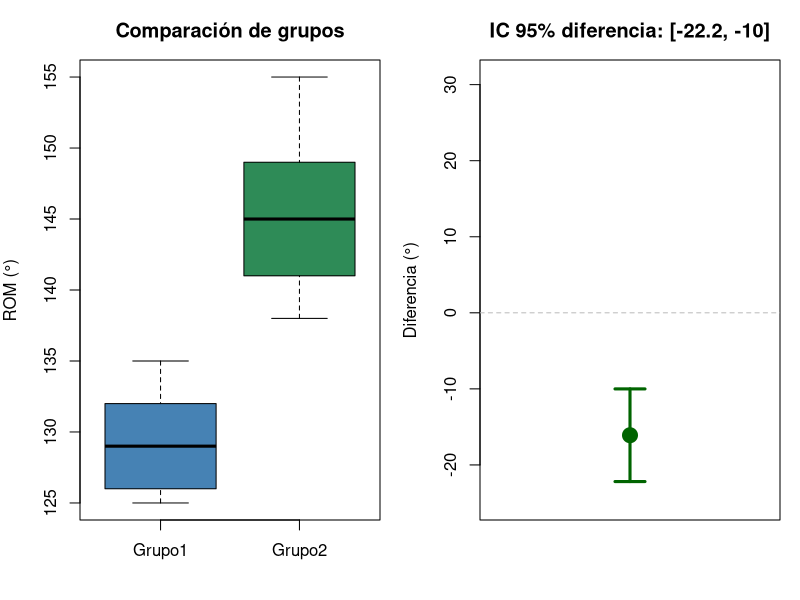
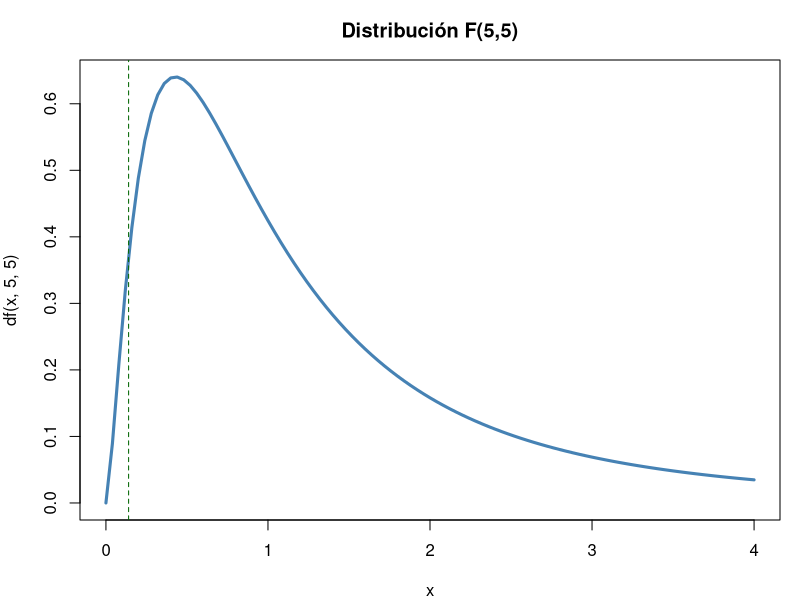
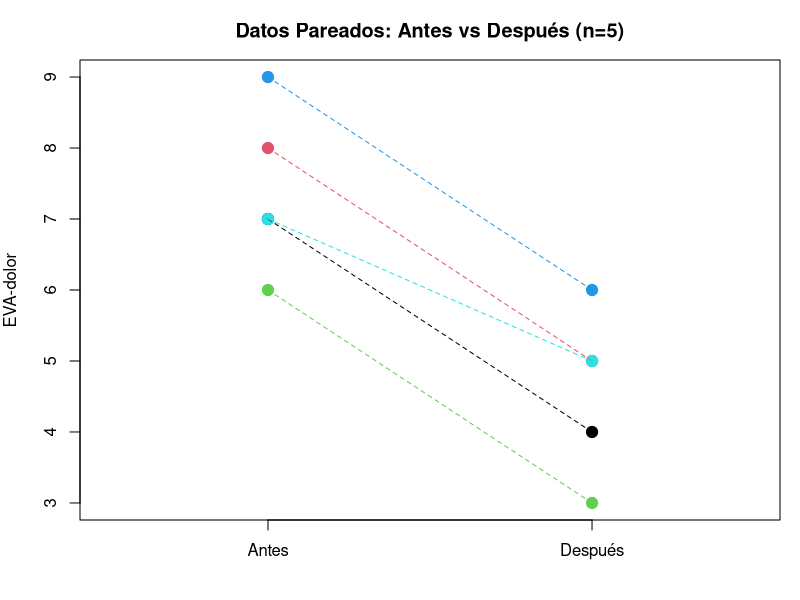
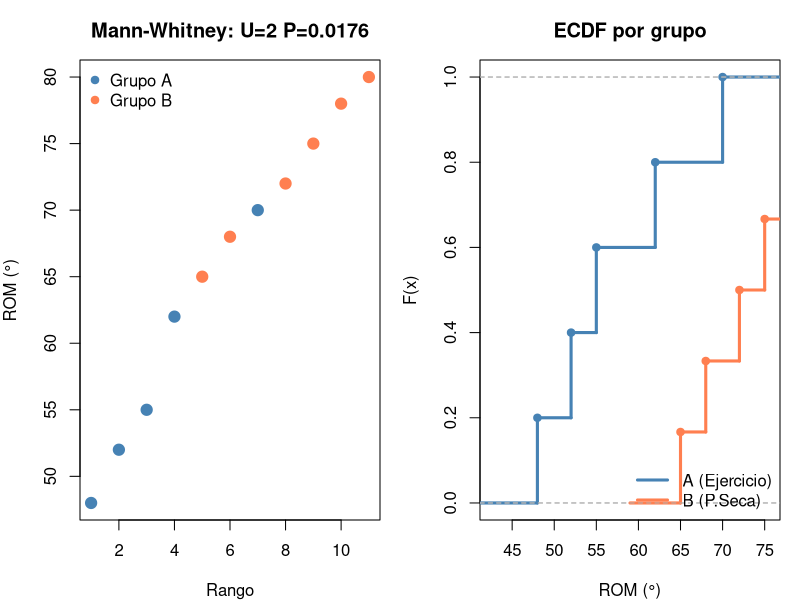
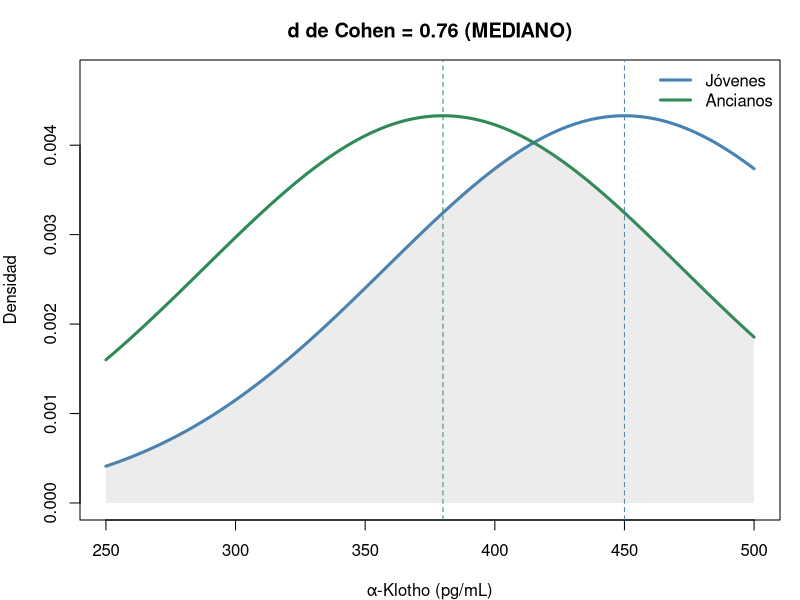
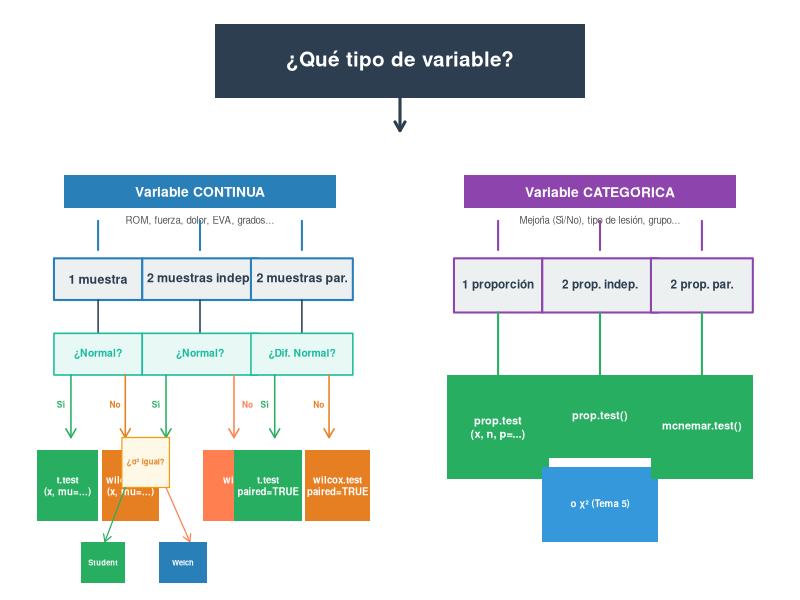
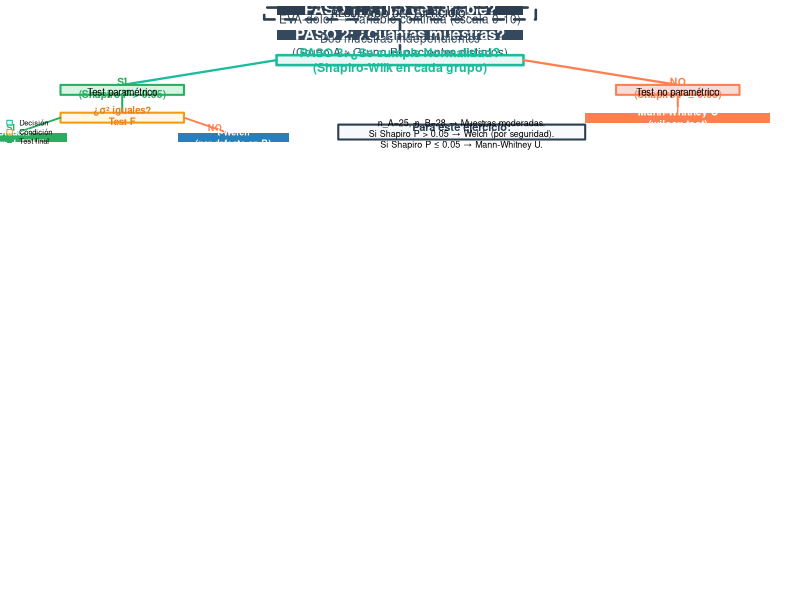
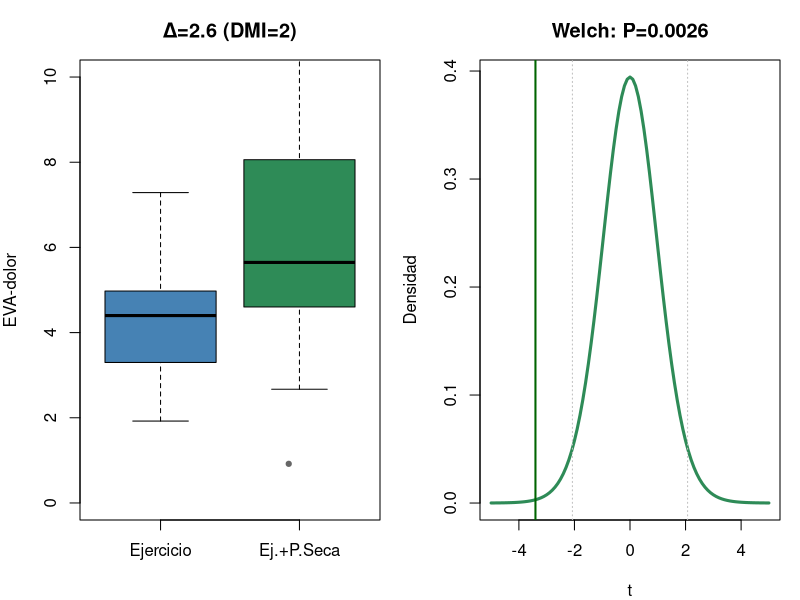

Generate these figures, in order, with R:
## ---- chunk 1
g1<-c(125,132,128,135,130,126); g2<-c(140,148,142,155,138,150,145)
t.test(g1, g2)                     # Welch (recomendado — por defecto en R)
t.test(g1, g2, var.equal = TRUE)   # Student (solo si σ₁² = σ₂²)


# Visualización comparativa
par(mfrow=c(1,2), mar=c(4,4,3,1))
# Panel 1: Datos originales con medias
datos <- list(Grupo1=g1, Grupo2=g2)
boxplot(datos, col=c("steelblue","seagreen"), ylab="ROM (°)",
        main="Comparación de grupos", ylim=range(c(g1,g2)))
stripchart(datos, method="jitter", pch=19, col="grey30", add=TRUE, cex=0.8)
# Panel 2: IC 95% de la diferencia
tt_w <- t.test(g1, g2)
diff_mean <- tt_w$estimate[1] - tt_w$estimate[2]
plot(1, diff_mean, pch=19, col="darkgreen", cex=2, ylim=range(c(g1,g2))*c(-0.2,0.2),
     xlim=c(0.5,1.5), xaxt="n",
     main=paste0("IC 95% diferencia: [", round(tt_w$conf.int[1],1), 
                 ", ", round(tt_w$conf.int[2],1), "]"),
     ylab="Diferencia (°)", xlab="")
arrows(1, tt_w$conf.int[1], 1, tt_w$conf.int[2], 
       col="darkgreen", lwd=3, code=3, angle=90, length=0.15)
abline(h=0, col="grey", lty=2)
par(mfrow=c(1,1))

## ---- chunk 2
var.test(g1, g2)
# P > 0.05 → varianzas iguales → Student
# P ≤ 0.05 → varianzas distintas → Welch
## ---- chunk 3
#| fig-height: 4.5
curve(df(x,5,5), 0, 4, lwd=3, col="steelblue", main="Distribución F(5,5)")
abline(v=c(qf(0.025,5,5), qf(0.975,5,5)), col="darkgreen", lty=2)
## ---- chunk 4
x1<-30; n1<-50; x2<-18; n2<-50
p_pool<-(x1+x2)/(n1+n2)
z<-(x1/n1-x2/n2)/sqrt(p_pool*(1-p_pool)*(1/n1+1/n2))
cat("z =", round(z,3), "P =", round(2*pnorm(-abs(z)),4),
    "\nDiferencia significativa: A > B (P = 0.016)")
## ---- chunk 5
#| fig-height: 4.5
a<-c(7,8,6,9,7); d<-c(4,5,3,6,5)
plot(rep(1:2,each=5), c(a,d), pch=19, col=rep(1:5,2), cex=1.5,
     xaxt="n", xlim=c(0.5,2.5), xlab="", ylab="EVA-dolor",
     main="Datos Pareados: Antes vs Después (n=5)")
axis(1, at=1:2, labels=c("Antes","Después"))
for(i in 1:5) lines(c(1,2), c(a[i],d[i]), col=i, lty=2)
## ---- chunk 6
a<-c(7,8,6,9,7); d<-c(4,5,3,6,5)
t.test(a, d, paired=TRUE)
# BioEstatR: testt(m = a, m1 = d, par = TRUE)
## ---- chunk 7
n12<-15; n21<-31
chi2<-(abs(n12-n21)-0.5)^2/(n12+n21)
P<-pchisq(chi2,1,lower.tail=FALSE)
cat("chi2 =", round(chi2,3), "P =", round(P,4),
    "\nTerapia B significativamente superior (P = 0.027)")
## ---- chunk 8
x <- c(122, 135, 128, 141, 131, 126, 146, 139)
theta0 <- 130
D <- x - theta0
cat("Diferencias Di:", D)
## ---- chunk 9
# Cálculo manual en R
Di <- x - theta0
absDi <- abs(Di)
rangos <- rank(absDi)
Wplus <- sum(rangos[Di > 0])
Wminus <- sum(rangos[Di < 0])
E_W <- length(x) * (length(x)+1) / 4
Var_W <- length(x) * (length(x)+1) * (2*length(x)+1) / 24
Z_manual <- (Wplus - E_W) / sqrt(Var_W)
P_manual <- 2 * pnorm(-abs(Z_manual))
cat(sprintf("W+ = %.0f | E[W+] = %.0f | Var(W+) = %.0f", Wplus, E_W, Var_W),
    sprintf("\nZ = %.3f | P = %.4f", Z_manual, P_manual),
    "\n--- Verificación con wilcox.test ---")
wt <- wilcox.test(x, mu = theta0, exact = FALSE)
cat(sprintf("V = %.0f | P = %.4f", wt$statistic, wt$p.value))
## ---- chunk 10
pre  <- c(7, 8, 6, 9, 7, 8)
post <- c(4, 5, 3, 6, 5, 4)
d <- post - pre
cat("Diferencias:", d)
## ---- chunk 11
# Verificación con R
wt_paired <- wilcox.test(post, pre, paired = TRUE, exact = FALSE)
cat(sprintf("W+ = %.1f | P = %.6f", wt_paired$statistic, wt_paired$p.value),
    "\nTodos los pacientes mejoraron → P < 0.05 (efecto significativo)")
## ---- chunk 12
# Cálculo manual en R
grupoA <- c(55, 62, 48, 70, 52)
grupoB <- c(72, 68, 75, 80, 65, 78)
todos <- c(grupoA, grupoB)
rangos <- rank(todos)
R_A <- sum(rangos[1:5])
R_B <- sum(rangos[6:11])
U_A <- R_A - 5*6/2
U_B <- R_B - 6*7/2
U <- min(U_A, U_B)
E_U <- 5*6/2
Var_U <- 5*6*12/12
Z_U <- (U - E_U) / sqrt(Var_U)
P_U <- 2 * pnorm(-abs(Z_U))
cat(sprintf("R_A=%.0f | R_B=%.0f | U_A=%.0f | U_B=%.0f | U=%.0f", R_A,R_B,U_A,U_B,U),
    sprintf("\nE[U]=%.0f | Var(U)=%.0f | Z=%.3f | P=%.4f", E_U, Var_U, Z_U, P_U),
    "\n--- Verificación con wilcox.test ---")
wt_mw <- wilcox.test(grupoA, grupoB, exact = FALSE)
cat(sprintf("W = %.0f | P = %.4f", wt_mw$statistic, wt_mw$p.value))


# Visualización: rangos
par(mfrow=c(1,2), mar=c(4,4,3,1))
# Panel 1: Datos ordenados con rangos
todos_val <- c(grupoA, grupoB)
todos_grp <- factor(c(rep("A",5), rep("B",6)))
rangos <- rank(todos_val)
plot(rangos, todos_val, pch=19, col=ifelse(todos_grp=="A","steelblue","coral"), cex=1.5,
     main=paste0("Mann-Whitney: U=", round(min(U_A,U_B)), " P=", round(P_U,4)),
     xlab="Rango", ylab="ROM (°)")
legend("topleft", c("Grupo A","Grupo B"), col=c("steelblue","coral"), pch=19, bty="n")
# Panel 2: Distribución emprírica
plot(ecdf(grupoA), col="steelblue", lwd=3, main="ECDF por grupo",
     xlab="ROM (°)", ylab="F(x)", verticals=TRUE)
plot(ecdf(grupoB), col="coral", lwd=3, add=TRUE, verticals=TRUE)
legend("bottomright", c("A (Ejercicio)","B (P.Seca)"), 
       col=c("steelblue","coral"), lwd=3, bty="n")
par(mfrow=c(1,1))

## ---- chunk 13
# Ejemplo signed-rank (una muestra) — datos de ROM
x <- c(122, 135, 128, 141, 131, 126, 146, 139)
cat("=== Wilcoxon signed-rank (una muestra) ===")
wilcox.test(x, mu = 130, exact = FALSE)

# Ejemplo Mann-Whitney (dos muestras independientes)
grupoA <- c(55, 62, 48, 70, 52)
grupoB <- c(72, 68, 75, 80, 65, 78)
cat("\n=== Mann-Whitney U ===")
wilcox.test(grupoA, grupoB, exact = FALSE)
## ---- chunk 14
delta<-5; s<-12; z_a<-qnorm(0.975); z_b<-qnorm(0.80)
n<-ceiling(2*(z_a+z_b)^2*s^2/delta^2)
cat("n por grupo =", n, "→ n total =", 2*n)
# BioEstatR: nm(d = 5, s = 12, potencia = 0.80)        # medias
# BioEstatR: np(x = c(30,18), n = c(50,50), d = 0.05)  # proporciones
## ---- chunk 15
delta<-5; s<-12; z_a<-qnorm(0.975); z_b<-qnorm(0.80)
n<-ceiling(2*(z_a+z_b)^2*s^2/delta^2)
cat("n =", n, "por grupo (total =", 2*n, ")")
## ---- chunk 16
# Simulamos datos con las estadísticas dadas
set.seed(42)
jovenes <- rnorm(20, 450, 89)
ancianos <- rnorm(16, 380, 96)
var.test(jovenes, ancianos)
## ---- chunk 17
# Student (varianzas iguales)
t.test(jovenes, ancianos, var.equal = TRUE)
# Welch (por seguridad, siempre recomendado)
t.test(jovenes, ancianos)
## ---- chunk 18
x1 <- 450; x2 <- 380; s1 <- 89; s2 <- 96; n1 <- 20; n2 <- 16
sp <- sqrt(((n1-1)*s1^2 + (n2-1)*s2^2) / (n1+n2-2))
dc <- (x1 - x2) / sp
t_val <- (x1 - x2) / (sp * sqrt(1/n1 + 1/n2))
omega2 <- (t_val^2 - 1) / (t_val^2 + n1 + n2 - 1)
cat("s_p =", round(sp,1), "\nd de Cohen =", round(dc,2),
    "→", ifelse(abs(dc)>=0.8,"GRANDE",ifelse(abs(dc)>=0.5,"MEDIANO","PEQUEÑO")),
    "\nOmega² =", round(omega2,3), "→", round(omega2*100,1), "% varianza explicada")


# Visualización del tamaño del efecto
par(mfrow=c(1,1), mar=c(4,4,3,1))
x_seq <- seq(250, 500, length=300)
y1 <- dnorm(x_seq, 450, sp); y2 <- dnorm(x_seq, 380, sp)
plot(x_seq, y1, type="l", lwd=3, col="steelblue", ylim=c(0, max(y1,y2)*1.1),
     main=paste0("d de Cohen = ", round(dc,2), " (", 
                 ifelse(abs(dc)>=0.8,"GRANDE",ifelse(abs(dc)>=0.5,"MEDIANO","PEQUEÑO")), ")"),
     xlab="α-Klotho (pg/mL)", ylab="Densidad")
lines(x_seq, y2, lwd=3, col="seagreen")
abline(v=c(450,380), lty=2, col=c("steelblue","seagreen"))
# Sombrear solapamiento
x_overlap <- seq(max(250,380-3*sp), min(500,450+3*sp), length=100)
polygon(c(x_overlap, rev(x_overlap)), 
        c(pmin(dnorm(x_overlap,450,sp), dnorm(x_overlap,380,sp)), rep(0,100)),
        col=rgb(0.5,0.5,0.5,0.15), border=NA)
legend("topright", c("Jóvenes","Ancianos"), col=c("steelblue","seagreen"), 
       lwd=3, bty="n")

## ---- chunk 19
#| fig-height: 7.5
par(mar = c(2, 1, 3, 1), bg = "white")
layout(matrix(c(1,1,2,3), 2, 2, byrow = TRUE), heights = c(1, 3))

# ── PANEL SUPERIOR: Pregunta raíz ──
par(mar = c(0, 0, 0, 0))
plot(NA, xlim = c(0, 10), ylim = c(0, 1.5), axes = FALSE, xlab = "", ylab = "")
rect(2.5, 0.5, 7.5, 1.3, col = "#2c3e50", border = NA, lwd = 0)
text(5, 0.9, "¿Qué tipo de variable?", font = 2, cex = 1.5, col = "white")
arrows(5, 0.5, 5, 0.15, lwd = 3, col = "#2c3e50", length = 0.1)

# ── PANEL IZQUIERDO: Variables Continuas ──
par(mar = c(0, 1, 0, 1))
plot(NA, xlim = c(0, 10), ylim = c(0, 10), axes = FALSE, xlab = "", ylab = "")
# Title
rect(1, 9, 9, 9.8, col = "#2980b9", border = NA)
text(5, 9.4, "Variable CONTINUA", font = 2, cex = 1, col = "white")
text(5, 8.7, "ROM, fuerza, dolor, EVA, grados...", cex = 0.7, col = "#555")

# 3 columns
col_x <- c(2, 5, 8)  # centers of 3 columns

for (i in 1:3) {
  # Arrow from title to column
  segments(col_x[i], 8.7, col_x[i], 8, lwd = 2, col = "#2980b9")
  arrows(col_x[i], 8, col_x[i], 7.85, lwd = 0, col = "#2980b9", length = 0.08)
}

# Column 1: 1 muestra
rect(col_x[1]-1.3, 6.8, col_x[1]+1.3, 7.8, col = "#ecf0f1", border = "#2980b9", lwd = 2)
text(col_x[1], 7.3, "1 muestra", font = 2, cex = 0.9, col = "#2c3e50")
# Arrow down
segments(col_x[1], 6.8, col_x[1], 6, lwd = 1.5, col = "#2c3e50")
# Condition: ¿Normal?
rect(col_x[1]-1.3, 5, col_x[1]+1.3, 6, col = "#e8f8f5", border = "#1abc9c", lwd = 1.5)
text(col_x[1], 5.5, "¿Normal?", font = 2, cex = 0.75, col = "#1abc9c")
# Branches Sí/No
arrows(col_x[1]-0.8, 5, col_x[1]-0.8, 3.5, lwd = 1.5, col = "#27ae60", length = 0.1)
arrows(col_x[1]+0.8, 5, col_x[1]+0.8, 3.5, lwd = 1.5, col = "#e67e22", length = 0.1)
text(col_x[1]-1.1, 4.3, "Sí", cex = 0.6, col = "#27ae60", font = 2)
text(col_x[1]+0.5, 4.3, "No", cex = 0.6, col = "#e67e22", font = 2)
# Test boxes
rect(col_x[1]-1.8, 1.5, col_x[1], 3.2, col = "#27ae60", border = NA)
text(col_x[1]-0.9, 2.35, "t.test\n(x, mu=...)", font = 2, cex = 0.7, col = "white")
rect(col_x[1]+0.1, 1.5, col_x[1]+1.8, 3.2, col = "#e67e22", border = NA)
text(col_x[1]+0.95, 2.35, "wilcox.test\n(x, mu=...)", font = 2, cex = 0.7, col = "white")

# Column 2: 2 muestras independientes
rect(col_x[2]-1.7, 6.8, col_x[2]+1.7, 7.8, col = "#ecf0f1", border = "#2980b9", lwd = 2)
text(col_x[2], 7.3, "2 muestras indep.", font = 2, cex = 0.9, col = "#2c3e50")
segments(col_x[2], 6.8, col_x[2], 6, lwd = 1.5, col = "#2c3e50")
rect(col_x[2]-1.7, 5, col_x[2]+1.7, 6, col = "#e8f8f5", border = "#1abc9c", lwd = 1.5)
text(col_x[2], 5.5, "¿Normal?", font = 2, cex = 0.75, col = "#1abc9c")
# Sí branch → ¿varianzas?
arrows(col_x[2]-1, 5, col_x[2]-1, 3.5, lwd = 1.5, col = "#27ae60", length = 0.1)
text(col_x[2]-1.3, 4.3, "Sí", cex = 0.6, col = "#27ae60", font = 2)
rect(col_x[2]-2.3, 2.3, col_x[2]-0.9, 3.5, col = "#fef9e7", border = "#f39c12", lwd = 1.2)
text(col_x[2]-1.6, 2.9, "¿σ² igual?", font = 2, cex = 0.55, col = "#e67e22")
arrows(col_x[2]-2.2, 2.3, col_x[2]-2.8, 1, lwd = 1.2, col = "#27ae60", length = 0.08)
arrows(col_x[2]-1, 2.3, col_x[2]-0.3, 1, lwd = 1.2, col = "coral", length = 0.08)
rect(col_x[2]-3.5, 0, col_x[2]-2.2, 1, col = "#27ae60", border = NA)
text(col_x[2]-2.85, 0.5, "Student", font = 2, cex = 0.55, col = "white")
rect(col_x[2]-1.2, 0, col_x[2]+0.2, 1, col = "#2980b9", border = NA)
text(col_x[2]-0.5, 0.5, "Welch", font = 2, cex = 0.55, col = "white")
# No branch → Mann-Whitney
arrows(col_x[2]+1, 5, col_x[2]+1, 3.5, lwd = 1.5, col = "coral", length = 0.1)
text(col_x[2]+1.4, 4.3, "No", cex = 0.6, col = "coral", font = 2)
rect(col_x[2]+0.1, 1.5, col_x[2]+2.7, 3.2, col = "coral", border = NA)
text(col_x[2]+1.4, 2.35, "wilcox.test\n(x, y)", font = 2, cex = 0.7, col = "white")

# Column 3: 2 muestras pareadas
rect(col_x[3]-1.5, 6.8, col_x[3]+1.5, 7.8, col = "#ecf0f1", border = "#2980b9", lwd = 2)
text(col_x[3], 7.3, "2 muestras par.", font = 2, cex = 0.9, col = "#2c3e50")
segments(col_x[3], 6.8, col_x[3], 6, lwd = 1.5, col = "#2c3e50")
rect(col_x[3]-1.5, 5, col_x[3]+1.5, 6, col = "#e8f8f5", border = "#1abc9c", lwd = 1.5)
text(col_x[3], 5.5, "¿Dif. Normal?", font = 2, cex = 0.75, col = "#1abc9c")
arrows(col_x[3]-0.8, 5, col_x[3]-0.8, 3.5, lwd = 1.5, col = "#27ae60", length = 0.1)
arrows(col_x[3]+0.8, 5, col_x[3]+0.8, 3.5, lwd = 1.5, col = "#e67e22", length = 0.1)
text(col_x[3]-1.1, 4.3, "Sí", cex = 0.6, col = "#27ae60", font = 2)
text(col_x[3]+0.5, 4.3, "No", cex = 0.6, col = "#e67e22", font = 2)
rect(col_x[3]-2, 1.5, col_x[3], 3.2, col = "#27ae60", border = NA)
text(col_x[3]-1, 2.35, "t.test\npaired=TRUE", font = 2, cex = 0.7, col = "white")
rect(col_x[3]+0.1, 1.5, col_x[3]+2, 3.2, col = "#e67e22", border = NA)
text(col_x[3]+1.05, 2.35, "wilcox.test\npaired=TRUE", font = 2, cex = 0.7, col = "white")

# ── PANEL DERECHO: Variables Categóricas ──
par(mar = c(0, 1, 0, 1))
plot(NA, xlim = c(0, 10), ylim = c(0, 10), axes = FALSE, xlab = "", ylab = "")
# Title
rect(1, 9, 9, 9.8, col = "#8e44ad", border = NA)
text(5, 9.4, "Variable CATEGÓRICA", font = 2, cex = 1, col = "white")
text(5, 8.7, "Mejoría (Sí/No), tipo de lesión, grupo...", cex = 0.7, col = "#555")

# 3 columns
for (i in 1:3) {
  segments(col_x[i], 8.7, col_x[i], 8, lwd = 2, col = "#8e44ad")
  arrows(col_x[i], 8, col_x[i], 7.85, lwd = 0, col = "#8e44ad", length = 0.08)
}

# Column 1: 1 proporción
rect(col_x[1]-1.3, 6.5, col_x[1]+1.3, 7.8, col = "#ecf0f1", border = "#8e44ad", lwd = 2)
text(col_x[1], 7.15, "1 proporción", font = 2, cex = 0.85, col = "#2c3e50")
segments(col_x[1], 6.5, col_x[1], 5, lwd = 2, col = "#27ae60")
rect(col_x[1]-1.5, 2.5, col_x[1]+1.5, 5, col = "#27ae60", border = NA)
text(col_x[1], 3.75, "prop.test\n(x, n, p=...)", font = 2, cex = 0.8, col = "white")

# Column 2: 2 proporciones independientes
rect(col_x[2]-1.7, 6.5, col_x[2]+1.7, 7.8, col = "#ecf0f1", border = "#8e44ad", lwd = 2)
text(col_x[2], 7.15, "2 prop. indep.", font = 2, cex = 0.85, col = "#2c3e50")
segments(col_x[2], 6.5, col_x[2], 5, lwd = 2, col = "#27ae60")
rect(col_x[2]-1.7, 3, col_x[2]+1.7, 5, col = "#27ae60", border = NA)
text(col_x[2], 4, "prop.test()", font = 2, cex = 0.8, col = "white")
rect(col_x[2]-1.7, 1, col_x[2]+1.7, 2.8, col = "#3498db", border = NA)
text(col_x[2], 1.9, "o χ² (Tema 5)", font = 2, cex = 0.7, col = "white")

# Column 3: 2 proporciones pareadas
rect(col_x[3]-1.5, 6.5, col_x[3]+1.5, 7.8, col = "#ecf0f1", border = "#8e44ad", lwd = 2)
text(col_x[3], 7.15, "2 prop. par.", font = 2, cex = 0.85, col = "#2c3e50")
segments(col_x[3], 6.5, col_x[3], 5, lwd = 2, col = "#27ae60")
rect(col_x[3]-1.5, 2.5, col_x[3]+1.5, 5, col = "#27ae60", border = NA)
text(col_x[3], 3.75, "mcnemar.test()", font = 2, cex = 0.8, col = "white")
## ---- chunk 20
#| fig-height: 6.5
par(mar = c(0, 0, 0, 0))
plot(NA, xlim = c(0, 12), ylim = c(0, 14), axes = FALSE, xlab = "", ylab = "")

# ── Paso 1 ──
rect(4, 13, 8, 14, col = "#2c3e50", border = NA, lwd = 0)
text(6, 13.5, "PASO 1: ¿Tipo de variable?", font = 2, cex = 1.1, col = "white")
text(6, 12.5, "EVA-dolor → Variable continua (escala 0-10)", cex = 0.85, col = "#2c3e50")
segments(6, 12.5, 6, 11.5, lwd = 2.5, col = "#2c3e50")

# ── Paso 2 ──
rect(4, 10.5, 8, 11.5, col = "#34495e", border = NA)
text(6, 11, "PASO 2: ¿Cuántas muestras?", font = 2, cex = 1.1, col = "white")
text(6, 10, "Dos muestras independientes\n(Grupo A ≠ Grupo B, pacientes distintos)", cex = 0.85, col = "#34495e")
segments(6, 10, 6, 9, lwd = 2.5, col = "#34495e")

# ── Paso 3 ── Decisión: ¿Normalidad?
rect(4, 8, 8, 9, col = "#e8f8f5", border = "#1abc9c", lwd = 2.5)
text(6, 8.5, "PASO 3: ¿Se cumple Normalidad?\n(Shapiro-Wilk en cada grupo)", font = 2, cex = 0.9, col = "#1abc9c")

# Ramas desde Paso 3
segments(4, 8.5, 1.5, 6, lwd = 2.2, col = "#1abc9c")
segments(8, 8.5, 10.5, 6, lwd = 2.2, col = "coral")

# Rama SÍ: Normalidad
rect(0.5, 5, 2.5, 6, col = "#d5f5e3", border = "#27ae60", lwd = 2)
text(1.5, 5.7, "SÍ\n(Shapiro P > 0.05)", font = 2, cex = 0.75, col = "#27ae60")
text(1.5, 5.2, "Test paramétrico", cex = 0.7)

segments(1.5, 5, 1.5, 3.2, lwd = 2, col = "#27ae60")

# Sub-rama: ¿varianzas iguales?
rect(0.5, 2.2, 2.5, 3.2, col = "#fef9e7", border = "#f39c12", lwd = 2)
text(1.5, 2.9, "¿σ² iguales?\nTest F", font = 2, cex = 0.7, col = "#e67e22")

segments(0.5, 2.7, -0.2, 1.2, lwd = 1.8, col = "#27ae60")
segments(2.5, 2.7, 3.2, 1.2, lwd = 1.8, col = "coral")

text(-0.3, 1.7, "SÍ", font = 2, cex = 0.65, col = "#27ae60")
rect(-1.2, 0.2, 0.6, 1.2, col = "#27ae60", border = NA)
text(-0.3, 0.7, "t-Student\n(var.equal=TRUE)", font = 2, cex = 0.65, col = "white")

text(3.0, 1.7, "NO", font = 2, cex = 0.65, col = "coral")
rect(2.4, 0.2, 4.2, 1.2, col = "#2980b9", border = NA)
text(3.3, 0.7, "t-Welch\n(por defecto en R)", font = 2, cex = 0.65, col = "white")

# Rama NO: No Normalidad
rect(9.5, 5, 11.5, 6, col = "#fadbd8", border = "coral", lwd = 2)
text(10.5, 5.7, "NO\n(Shapiro P ≤ 0.05)", font = 2, cex = 0.75, col = "coral")
text(10.5, 5.2, "Test no paramétrico", cex = 0.7)

segments(10.5, 5, 10.5, 3.2, lwd = 2, col = "coral")

rect(9, 2.2, 12, 3.2, col = "coral", border = NA)
text(10.5, 2.7, "Mann-Whitney U\n(wilcox.test)", font = 2, cex = 0.75, col = "white")

# ── Paso 4 ── Resultado
rect(3.8, 12.6, 8.2, 13.8, col = NA, border = "#2c3e50", lwd = 2.5, lty = 2)
text(6, 13.2, "RESULTADO DEL EJERCICIO:", cex = 0.7, font = 2, col = "#2c3e50")

# ── Resumen para este caso
rect(5, 0.5, 9, 2, col = "#f7f9fc", border = "#2c3e50", lwd = 2)
text(7, 1.6, "Para este ejercicio:", font = 2, cex = 0.8, col = "#2c3e50")
text(7, 1.1, "n_A=25, n_B=28 → Muestras moderadas.\nSi Shapiro P > 0.05 → Welch (por seguridad).\nSi Shapiro P ≤ 0.05 → Mann-Whitney U.", cex = 0.65)

# Leyenda
legend("bottomleft", c("Decisión", "Condición", "Test final"),
       fill = c("#e8f8f5", "#fef9e7", "#27ae60"),
       border = c("#1abc9c", "#f39c12", NA), cex = 0.55, bty = "n")
## ---- chunk 21
#| fig-height: 5.5
set.seed(123)
n1<-15; m1<-4.2; s1<-1.8; n2<-12; m2<-6.8; s2<-2.1
gA<-rnorm(n1,m1,s1); gB<-rnorm(n2,m2,s2)
se<-sqrt(s1^2/n1+s2^2/n2); t_stat<-(m1-m2)/se
gl_num<-(s1^2/n1+s2^2/n2)^2
gl_den<-(s1^2/n1)^2/(n1-1)+(s2^2/n2)^2/(n2-1)
p<-2*pt(-abs(t_stat),gl_num/gl_den)

par(mfrow=c(1,2), mar=c(4,4,3,1))
# Panel 1: Boxplot comparativo
boxplot(gA, gB, names=c("Ejercicio","Ej.+P.Seca"), col=c("steelblue","seagreen"),
        ylab="EVA-dolor", ylim=c(0,10), main=paste0("Δ=", round(m2-m1,1)," (DMI=2)"))
stripchart(list(A=gA,B=gB), method="jitter", pch=19, col="grey40", add=TRUE, cex=0.7)
# Panel 2: Distribución t de Welch
curve(dt(x, round(gl_num/gl_den)), -5, 5, lwd=3, col="seagreen",
      main=paste0("Welch: P=", round(p,4)), xlab="t", ylab="Densidad")
abline(v=c(-qt(0.975,round(gl_num/gl_den)), qt(0.975,round(gl_num/gl_den))), col="grey", lty=3)
abline(v=t_stat, col="darkgreen", lwd=2)
par(mfrow=c(1,1))

cat("t =", round(t_stat,2), "gl ≈", round(gl_num/gl_den,1), "P =", round(p,4),
    "\nΔ =", round(m2-m1,1), "> DMI=2 → clínicamente relevante")
